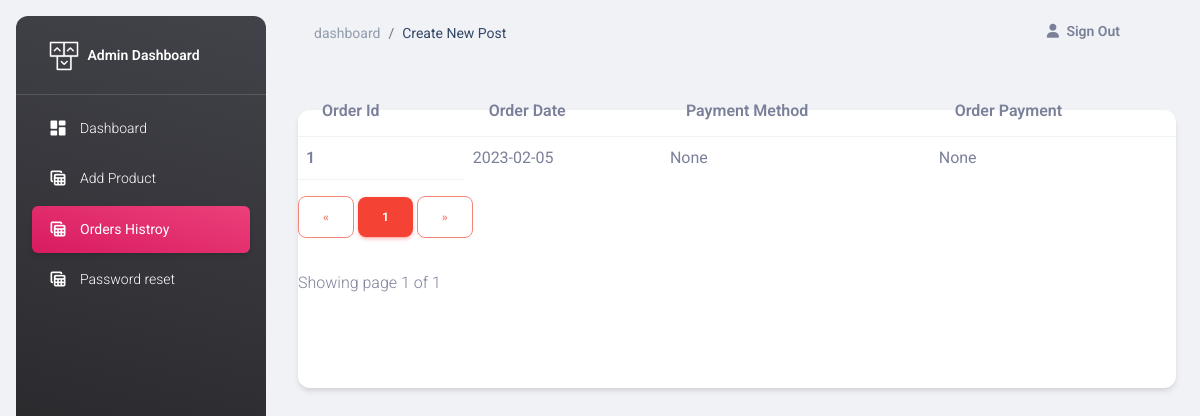
The app's page /history (signed in), older data.
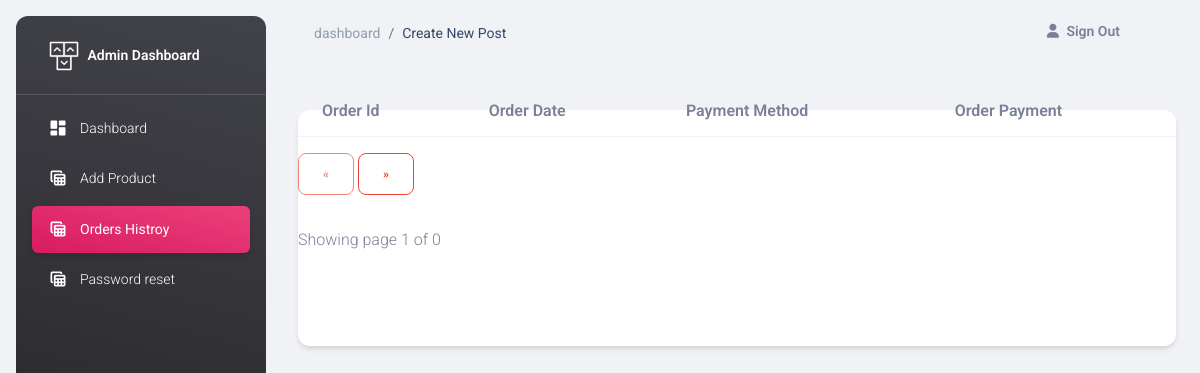
The same page, newer data.
### main.py (models this page shows)
class Orders(db.Model):
    id = db.Column(db.Integer, primary_key=True)
    user_id = db.Column(
        db.Integer, db.ForeignKey("user.id", ondelete="CASCADE"), nullable=False
    )
    total_price = db.Column(db.Integer)
    address = db.Column(db.String(500))
    payment_method = db.Column(db.String(255))
    money_received = db.Column(db.Integer)
    created = db.Column(db.DateTime, default=date.today())
    orderitems = db.relationship("OrderItems", backref="orders", lazy=True)

### main.py (the view)
@app.route("/history")
@login_required
def history():
    if current_user.name != "Admin" or current_user.email != "admin@gmail.com":
        flash("Please login as a admin to Access this page")
        return redirect("/login")
    row_per_page = 10
    page = request.args.get("page", 1, type=int)
    order = Orders.query.order_by(Orders.created.desc()).paginate(
        page=page, per_page=row_per_page
    )
    return render_template(
        "dashboard/pages/orders_history.html", order=order, cat="history"
    )

### main.py (called while the page is built)
@login_manager.user_loader
def load_user(userid):
    return User.query.get(userid)

### templates/dashboard/pages/orders_history.html (shortened to what this page needs)
{%extends 'dashboard/admin_base.html' %}
{%block content%}
  <main class="main-content position-relative max-height-vh-100 h-100 border-radius-lg ">
    <nav class="navbar navbar-main navbar-expand-lg px-0 mx-4 shadow-none border-radius-xl" id="navbarBlur" navbar-scroll="true">
      <div class="container-fluid py-1 px-3">
        <nav aria-label="breadcrumb">
          <ol class="breadcrumb bg-transparent mb-0 pb-0 pt-1 px-0 me-sm-6 me-5">
            <li class="breadcrumb-item text-sm"><a class="opacity-5 text-dark" href="javascript:;">dashboard</a></li>
            <li class="breadcrumb-item text-sm text-dark active" aria-current="page">Create New Post</li>
          </ol>
        </nav>
        <div class="collapse navbar-collapse mt-sm-0 mt-2 me-md-0 me-sm-4" id="navbar">
          <ul class="navbar-nav  justify-content-end">
            <li class="nav-item d-flex align-items-center">
              {%if current_user.is_authenticated%}
              <a href="/logout" class="nav-link text-body font-weight-bold px-0">
                <i class="fa fa-user me-sm-1"></i>
                <span class="d-sm-inline d-none">Sign Out</span>
              </a>
               {%else%}
              <a href="/login" class="nav-link text-body font-weight-bold px-0">
                <i class="fa fa-user me-sm-1"></i>
                <span class="d-sm-inline d-none">Sign In</span>
              </a>
              {%endif%}
            </li>
            <li class="nav-item px-3 d-flex align-items-center">
            </li>
            <li class="nav-item dropdown pe-2 d-flex align-items-center">
            </li>
          </ul>
        </div>
      </div>
    </nav>
    <div class="container-fluid py-4">
      <div class="row">
        <div class="col-12">
          <div class="card my-4">
            <table class="table">
                <thead class="thead-dark">
                  <tr>
                    <th scope="col">Order Id</th>
                    <th scope="col">Order Date</th>
                    <th scope="col">Payment Method</th>
                    <th scope="col">Order Payment</th>
                  </tr>
                </thead>
                <tbody>
                    {%for data in order.items%}
                  <tr>
                    <th scope="row">{{data.id}}</th>
                    <td>{{data.created.strftime('%Y-%m-%d')}}</td>
                    <td>{{data.payment_method}}</td>
                    <td>{{data.money_received}}</td>
                  </tr>
                  {%endfor%}
                </tbody>
              </table>
              <div class="text-right">
                <a href="{{ url_for('history', page=order.prev_num) }}"
                   class="btn btn-outline-danger
                   {% if order.page == 1 %}disabled{% endif %}">
                    &laquo;
                </a>
             {% for page_num in order.iter_pages(left_edge=1, right_edge=1, left_current=1, right_current=2) %}
             {% if page_num %}
                        {% if order.page == page_num %}
                        <a href="{{ url_for('history', page=page_num) }}"
                           class="btn btn-danger">
                            {{ page_num }}
                        </a>
                        {% else %}
                        <a href="{{ url_for('history', page=page_num) }}"
                           class="btn btn-outline-danger">
                            {{ page_num }}
                        </a>
                        {% endif %}
                    {% else %}
                        ...
                    {% endif %}
                {% endfor %}
                <a href="{{ url_for('history', page=order.next_num) }}"
                   class="btn btn-outline-danger
                   {% if order.page == order.pages %}disabled{% endif %}">
                    &raquo;
                </a>
             <p class="text-right mt-3">
               Showing page {{ order.page }} of {{ order.pages }}
             </p>
             </div>
           <br><br><br>
          </div>
        </div>
      </div>
    </div>
  </main>
 {%endblock%}

Row changes from the older to the newer data that the page shows:
removed Orders: id "1", created "2023-02-05", payment_method "None", money_received "None"
Text that changed along with them:
{{ order.pages }}: "1" → "0"
list line gone: "1"
